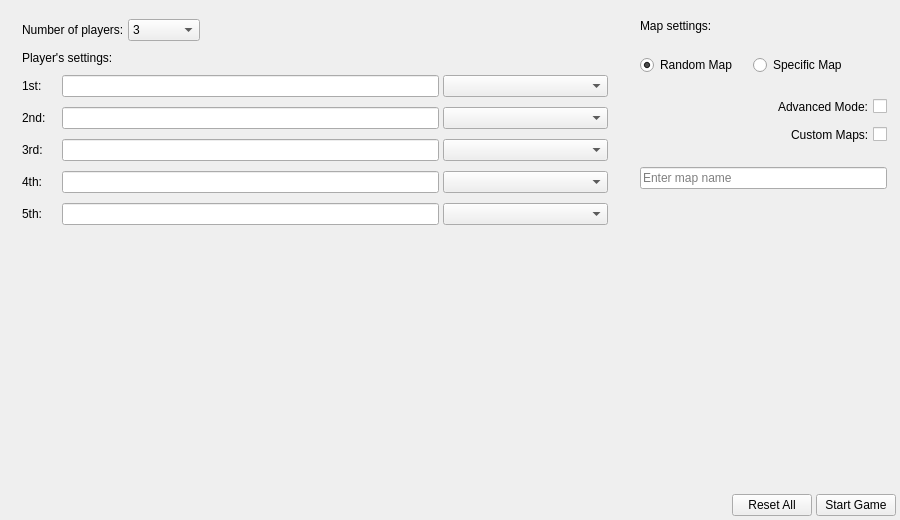
<?xml version="1.0" encoding="UTF-8"?>
<ui version="4.0">
 <class>pagePlayHotseat</class>
 <widget class="QWidget" name="pagePlayHotseat">
  <property name="geometry">
   <rect>
    <x>0</x>
    <y>0</y>
    <width>900</width>
    <height>520</height>
   </rect>
  </property>
  <property name="sizePolicy">
   <sizepolicy hsizetype="Preferred" vsizetype="Expanding">
    <horstretch>0</horstretch>
    <verstretch>0</verstretch>
   </sizepolicy>
  </property>
  <layout class="QVBoxLayout" name="pagePlayHotseatLayout" stretch="0,1,0,0">
   <property name="spacing">
    <number>6</number>
   </property>
   <property name="leftMargin">
    <number>9</number>
   </property>
   <property name="topMargin">
    <number>0</number>
   </property>
   <property name="rightMargin">
    <number>0</number>
   </property>
   <property name="bottomMargin">
    <number>0</number>
   </property>
   <item>
    <widget class="QWidget" name="titlePagePlayHotseat" native="true">
     <layout class="QVBoxLayout" name="verticalLayout_hotseatTitle">
      <property name="spacing">
       <number>0</number>
      </property>
      <property name="leftMargin">
       <number>0</number>
      </property>
      <property name="topMargin">
       <number>0</number>
      </property>
      <property name="rightMargin">
       <number>0</number>
      </property>
      <property name="bottomMargin">
       <number>0</number>
      </property>
     </layout>
    </widget>
   </item>
   <item>
    <widget class="QWidget" name="hotseatPanelsRow" native="true">
     <property name="sizePolicy">
      <sizepolicy hsizetype="Preferred" vsizetype="Fixed">
       <horstretch>0</horstretch>
       <verstretch>0</verstretch>
      </sizepolicy>
     </property>
     <layout class="QHBoxLayout" name="horizontalLayout">
      <property name="leftMargin">
       <number>0</number>
      </property>
      <property name="topMargin">
       <number>0</number>
      </property>
      <property name="rightMargin">
       <number>0</number>
      </property>
      <property name="bottomMargin">
       <number>0</number>
      </property>
      <item>
       <widget class="QWidget" name="playersSettings" native="true">
        <property name="sizePolicy">
         <sizepolicy hsizetype="Expanding" vsizetype="Fixed">
          <horstretch>0</horstretch>
          <verstretch>0</verstretch>
         </sizepolicy>
        </property>
        <layout class="QVBoxLayout" name="hotseatPlayersOuterLayout" stretch="0">
         <property name="spacing">
          <number>0</number>
         </property>
         <property name="leftMargin">
          <number>0</number>
         </property>
         <property name="topMargin">
          <number>0</number>
         </property>
         <property name="rightMargin">
          <number>0</number>
         </property>
         <property name="bottomMargin">
          <number>0</number>
         </property>
         <item>
          <widget class="QWidget" name="panelPlayersSettingsCard" native="true">
           <property name="sizePolicy">
            <sizepolicy hsizetype="Expanding" vsizetype="Fixed">
             <horstretch>0</horstretch>
             <verstretch>0</verstretch>
            </sizepolicy>
           </property>
           <property name="card" stdset="0">
            <bool>true</bool>
           </property>
           <layout class="QVBoxLayout" name="panelHotseatPlayersLayout">
            <property name="spacing">
             <number>0</number>
            </property>
            <property name="leftMargin">
             <number>4</number>
            </property>
            <property name="topMargin">
             <number>4</number>
            </property>
            <property name="rightMargin">
             <number>4</number>
            </property>
            <property name="bottomMargin">
             <number>4</number>
            </property>
            <item>
             <widget class="QWidget" name="rowHotseatNumPlayers" native="true">
              <property name="sizePolicy">
               <sizepolicy hsizetype="Preferred" vsizetype="Fixed">
                <horstretch>0</horstretch>
                <verstretch>0</verstretch>
               </sizepolicy>
              </property>
              <layout class="QHBoxLayout" name="horizontalLayout_numPlayers">
               <property name="spacing">
                <number>4</number>
               </property>
               <property name="leftMargin">
                <number>9</number>
               </property>
               <property name="topMargin">
                <number>9</number>
               </property>
               <property name="rightMargin">
                <number>9</number>
               </property>
               <property name="bottomMargin">
                <number>5</number>
               </property>
               <item>
                <widget class="QLabel" name="lblHotseatNumPlayers">
                 <property name="text">
                  <string>Number of players:</string>
                 </property>
                </widget>
               </item>
               <item>
                <widget class="QComboBox" name="cbHotseatNumPlayers">
                 <property name="sizePolicy">
                  <sizepolicy hsizetype="Fixed" vsizetype="Fixed">
                   <horstretch>0</horstretch>
                   <verstretch>0</verstretch>
                  </sizepolicy>
                 </property>
                 <property name="minimumSize">
                  <size>
                   <width>72</width>
                   <height>0</height>
                  </size>
                 </property>
                 <item>
                  <property name="text">
                   <string>3</string>
                  </property>
                 </item>
                 <item>
                  <property name="text">
                   <string>4</string>
                  </property>
                 </item>
                 <item>
                  <property name="text">
                   <string>5</string>
                  </property>
                 </item>
                </widget>
               </item>
               <item>
                <spacer name="spacerNumPlayers">
                 <property name="orientation">
                  <enum>Qt::Orientation::Horizontal</enum>
                 </property>
                 <property name="sizeHint" stdset="0">
                  <size>
                   <width>40</width>
                   <height>20</height>
                  </size>
                 </property>
                </spacer>
               </item>
              </layout>
             </widget>
            </item>
            <item>
             <widget class="QWidget" name="widget_2" native="true">
              <property name="sizePolicy">
               <sizepolicy hsizetype="Preferred" vsizetype="Fixed">
                <horstretch>0</horstretch>
                <verstretch>0</verstretch>
               </sizepolicy>
              </property>
              <layout class="QVBoxLayout" name="verticalLayout_2">
               <property name="spacing">
                <number>4</number>
               </property>
               <property name="leftMargin">
                <number>9</number>
               </property>
               <property name="topMargin">
                <number>5</number>
               </property>
               <property name="rightMargin">
                <number>9</number>
               </property>
               <property name="bottomMargin">
                <number>5</number>
               </property>
               <item>
                <widget class="QLabel" name="lblHotseatPlayerSettingsTitle">
                 <property name="text">
                  <string>Player's settings:</string>
                 </property>
                </widget>
               </item>
              </layout>
             </widget>
            </item>
            <item>
             <widget class="QWidget" name="rowHotseatPlayer1" native="true">
              <property name="sizePolicy">
               <sizepolicy hsizetype="Preferred" vsizetype="Fixed">
                <horstretch>0</horstretch>
                <verstretch>0</verstretch>
               </sizepolicy>
              </property>
              <layout class="QHBoxLayout" name="horizontalLayout_hp1">
               <property name="spacing">
                <number>4</number>
               </property>
               <property name="leftMargin">
                <number>9</number>
               </property>
               <property name="topMargin">
                <number>5</number>
               </property>
               <property name="rightMargin">
                <number>9</number>
               </property>
               <property name="bottomMargin">
                <number>5</number>
               </property>
               <item>
                <widget class="QLabel" name="lblHotseatOrd1">
                 <property name="minimumSize">
                  <size>
                   <width>36</width>
                   <height>0</height>
                  </size>
                 </property>
                 <property name="text">
                  <string>1st:</string>
                 </property>
                </widget>
               </item>
               <item>
                <widget class="QLineEdit" name="edtHotseatPlayer1">
                 <property name="minimumSize">
                  <size>
                   <width>120</width>
                   <height>0</height>
                  </size>
                 </property>
                </widget>
               </item>
               <item>
                <widget class="QComboBox" name="cbColorP1">
                 <property name="sizePolicy">
                  <sizepolicy hsizetype="Preferred" vsizetype="Fixed">
                   <horstretch>0</horstretch>
                   <verstretch>0</verstretch>
                  </sizepolicy>
                 </property>
                 <property name="minimumSize">
                  <size>
                   <width>165</width>
                   <height>0</height>
                  </size>
                 </property>
                </widget>
               </item>
              </layout>
             </widget>
            </item>
            <item>
             <widget class="QWidget" name="rowHotseatPlayer2" native="true">
              <property name="sizePolicy">
               <sizepolicy hsizetype="Preferred" vsizetype="Fixed">
                <horstretch>0</horstretch>
                <verstretch>0</verstretch>
               </sizepolicy>
              </property>
              <layout class="QHBoxLayout" name="horizontalLayout_hp2">
               <property name="spacing">
                <number>4</number>
               </property>
               <property name="leftMargin">
                <number>9</number>
               </property>
               <property name="topMargin">
                <number>5</number>
               </property>
               <property name="rightMargin">
                <number>9</number>
               </property>
               <property name="bottomMargin">
                <number>5</number>
               </property>
               <item>
                <widget class="QLabel" name="lblHotseatOrd2">
                 <property name="minimumSize">
                  <size>
                   <width>36</width>
                   <height>0</height>
                  </size>
                 </property>
                 <property name="text">
                  <string>2nd:</string>
                 </property>
                </widget>
               </item>
               <item>
                <widget class="QLineEdit" name="edtHotseatPlayer2">
                 <property name="minimumSize">
                  <size>
                   <width>120</width>
                   <height>0</height>
                  </size>
                 </property>
                </widget>
               </item>
               <item>
                <widget class="QComboBox" name="cbColorP2">
                 <property name="sizePolicy">
                  <sizepolicy hsizetype="Preferred" vsizetype="Fixed">
                   <horstretch>0</horstretch>
                   <verstretch>0</verstretch>
                  </sizepolicy>
                 </property>
                 <property name="minimumSize">
                  <size>
                   <width>165</width>
                   <height>0</height>
                  </size>
                 </property>
                </widget>
               </item>
              </layout>
             </widget>
            </item>
            <item>
             <widget class="QWidget" name="rowHotseatPlayer3" native="true">
              <property name="sizePolicy">
               <sizepolicy hsizetype="Preferred" vsizetype="Fixed">
                <horstretch>0</horstretch>
                <verstretch>0</verstretch>
               </sizepolicy>
              </property>
              <layout class="QHBoxLayout" name="horizontalLayout_hp3">
               <property name="spacing">
                <number>4</number>
               </property>
               <property name="leftMargin">
                <number>9</number>
               </property>
               <property name="topMargin">
                <number>5</number>
               </property>
               <property name="rightMargin">
                <number>9</number>
               </property>
               <property name="bottomMargin">
                <number>5</number>
               </property>
               <item>
                <widget class="QLabel" name="lblHotseatOrd3">
                 <property name="minimumSize">
                  <size>
                   <width>36</width>
                   <height>0</height>
                  </size>
                 </property>
                 <property name="text">
                  <string>3rd:</string>
                 </property>
                </widget>
               </item>
               <item>
                <widget class="QLineEdit" name="edtHotseatPlayer3">
                 <property name="minimumSize">
                  <size>
                   <width>120</width>
                   <height>0</height>
                  </size>
                 </property>
                </widget>
               </item>
               <item>
                <widget class="QComboBox" name="cbColorP3">
                 <property name="sizePolicy">
                  <sizepolicy hsizetype="Preferred" vsizetype="Fixed">
                   <horstretch>0</horstretch>
                   <verstretch>0</verstretch>
                  </sizepolicy>
                 </property>
                 <property name="minimumSize">
                  <size>
                   <width>165</width>
                   <height>0</height>
                  </size>
                 </property>
                </widget>
               </item>
              </layout>
             </widget>
            </item>
            <item>
             <widget class="QWidget" name="rowHotseatPlayer4" native="true">
              <property name="sizePolicy">
               <sizepolicy hsizetype="Preferred" vsizetype="Fixed">
                <horstretch>0</horstretch>
                <verstretch>0</verstretch>
               </sizepolicy>
              </property>
              <layout class="QHBoxLayout" name="horizontalLayout_hp4">
               <property name="spacing">
                <number>4</number>
               </property>
               <property name="leftMargin">
                <number>9</number>
               </property>
               <property name="topMargin">
                <number>5</number>
               </property>
               <property name="rightMargin">
                <number>9</number>
               </property>
               <property name="bottomMargin">
                <number>5</number>
               </property>
               <item>
                <widget class="QLabel" name="lblHotseatOrd4">
                 <property name="minimumSize">
                  <size>
                   <width>36</width>
                   <height>0</height>
                  </size>
                 </property>
                 <property name="text">
                  <string>4th:</string>
                 </property>
                </widget>
               </item>
               <item>
                <widget class="QLineEdit" name="edtHotseatPlayer4">
                 <property name="minimumSize">
                  <size>
                   <width>120</width>
                   <height>0</height>
                  </size>
                 </property>
                </widget>
               </item>
               <item>
                <widget class="QComboBox" name="cbColorP4">
                 <property name="sizePolicy">
                  <sizepolicy hsizetype="Preferred" vsizetype="Fixed">
                   <horstretch>0</horstretch>
                   <verstretch>0</verstretch>
                  </sizepolicy>
                 </property>
                 <property name="minimumSize">
                  <size>
                   <width>165</width>
                   <height>0</height>
                  </size>
                 </property>
                </widget>
               </item>
              </layout>
             </widget>
            </item>
            <item>
             <widget class="QWidget" name="rowHotseatPlayer5" native="true">
              <property name="sizePolicy">
               <sizepolicy hsizetype="Preferred" vsizetype="Fixed">
                <horstretch>0</horstretch>
                <verstretch>0</verstretch>
               </sizepolicy>
              </property>
              <layout class="QHBoxLayout" name="horizontalLayout_hp5">
               <property name="spacing">
                <number>4</number>
               </property>
               <property name="leftMargin">
                <number>9</number>
               </property>
               <property name="topMargin">
                <number>5</number>
               </property>
               <property name="rightMargin">
                <number>9</number>
               </property>
               <property name="bottomMargin">
                <number>5</number>
               </property>
               <item>
                <widget class="QLabel" name="lblHotseatOrd5">
                 <property name="minimumSize">
                  <size>
                   <width>36</width>
                   <height>0</height>
                  </size>
                 </property>
                 <property name="text">
                  <string>5th:</string>
                 </property>
                </widget>
               </item>
               <item>
                <widget class="QLineEdit" name="edtHotseatPlayer5">
                 <property name="minimumSize">
                  <size>
                   <width>120</width>
                   <height>0</height>
                  </size>
                 </property>
                </widget>
               </item>
               <item>
                <widget class="QComboBox" name="cbColorP5">
                 <property name="sizePolicy">
                  <sizepolicy hsizetype="Preferred" vsizetype="Fixed">
                   <horstretch>0</horstretch>
                   <verstretch>0</verstretch>
                  </sizepolicy>
                 </property>
                 <property name="minimumSize">
                  <size>
                   <width>165</width>
                   <height>0</height>
                  </size>
                 </property>
                </widget>
               </item>
              </layout>
             </widget>
            </item>
           </layout>
          </widget>
         </item>
        </layout>
       </widget>
      </item>
      <item>
       <widget class="QWidget" name="mapSettings" native="true">
        <property name="sizePolicy">
         <sizepolicy hsizetype="Fixed" vsizetype="Ignored">
          <horstretch>0</horstretch>
          <verstretch>0</verstretch>
         </sizepolicy>
        </property>
        <layout class="QVBoxLayout" name="hotseatMapOuterLayout" stretch="0">
         <property name="spacing">
          <number>0</number>
         </property>
         <property name="leftMargin">
          <number>0</number>
         </property>
         <property name="topMargin">
          <number>0</number>
         </property>
         <property name="rightMargin">
          <number>0</number>
         </property>
         <property name="bottomMargin">
          <number>0</number>
         </property>
         <item>
          <widget class="QWidget" name="panelMapSettingsCard" native="true">
           <property name="sizePolicy">
            <sizepolicy hsizetype="Fixed" vsizetype="Ignored">
             <horstretch>0</horstretch>
             <verstretch>0</verstretch>
            </sizepolicy>
           </property>
           <property name="card" stdset="0">
            <bool>true</bool>
           </property>
           <layout class="QVBoxLayout" name="panelHotseatMapLayout">
            <property name="spacing">
             <number>14</number>
            </property>
            <property name="leftMargin">
             <number>4</number>
            </property>
            <property name="topMargin">
             <number>4</number>
            </property>
            <property name="rightMargin">
             <number>4</number>
            </property>
            <property name="bottomMargin">
             <number>4</number>
            </property>
            <item>
             <widget class="QWidget" name="widget" native="true">
              <property name="sizePolicy">
               <sizepolicy hsizetype="Preferred" vsizetype="Fixed">
                <horstretch>0</horstretch>
                <verstretch>0</verstretch>
               </sizepolicy>
              </property>
              <layout class="QVBoxLayout" name="verticalLayout">
               <property name="spacing">
                <number>4</number>
               </property>
               <property name="leftMargin">
                <number>9</number>
               </property>
               <property name="topMargin">
                <number>9</number>
               </property>
               <property name="rightMargin">
                <number>9</number>
               </property>
               <property name="bottomMargin">
                <number>4</number>
               </property>
               <item>
                <widget class="QLabel" name="lblHotseatMapSettingsTitle">
                 <property name="text">
                  <string>Map settings:</string>
                 </property>
                </widget>
               </item>
              </layout>
             </widget>
            </item>
            <item>
             <widget class="QWidget" name="rowHotseatMapMode" native="true">
              <property name="sizePolicy">
               <sizepolicy hsizetype="Preferred" vsizetype="Fixed">
                <horstretch>0</horstretch>
                <verstretch>0</verstretch>
               </sizepolicy>
              </property>
              <layout class="QHBoxLayout" name="horizontalLayout_mapMode">
               <property name="spacing">
                <number>16</number>
               </property>
               <property name="leftMargin">
                <number>9</number>
               </property>
               <property name="topMargin">
                <number>4</number>
               </property>
               <property name="rightMargin">
                <number>9</number>
               </property>
               <property name="bottomMargin">
                <number>4</number>
               </property>
               <item>
                <widget class="QRadioButton" name="rbHotseatRandomMap">
                 <property name="text">
                  <string>Random Map</string>
                 </property>
                 <property name="checked">
                  <bool>true</bool>
                 </property>
                </widget>
               </item>
               <item>
                <widget class="QRadioButton" name="rbHotseatSpecificMap">
                 <property name="text">
                  <string>Specific Map</string>
                 </property>
                </widget>
               </item>
               <item>
                <spacer name="spacerMapMode">
                 <property name="orientation">
                  <enum>Qt::Orientation::Horizontal</enum>
                 </property>
                 <property name="sizeHint" stdset="0">
                  <size>
                   <width>40</width>
                   <height>20</height>
                  </size>
                 </property>
                </spacer>
               </item>
              </layout>
             </widget>
            </item>
            <item>
             <widget class="QWidget" name="panelHotseatRandomMapOptions" native="true">
              <property name="sizePolicy">
               <sizepolicy hsizetype="Preferred" vsizetype="Fixed">
                <horstretch>0</horstretch>
                <verstretch>0</verstretch>
               </sizepolicy>
              </property>
              <layout class="QVBoxLayout" name="verticalLayout_randomOpts">
               <property name="spacing">
                <number>0</number>
               </property>
               <property name="leftMargin">
                <number>0</number>
               </property>
               <property name="topMargin">
                <number>0</number>
               </property>
               <property name="rightMargin">
                <number>0</number>
               </property>
               <property name="bottomMargin">
                <number>0</number>
               </property>
               <item>
                <widget class="QWidget" name="rowHotseatAdvMode" native="true">
                 <property name="sizePolicy">
                  <sizepolicy hsizetype="Preferred" vsizetype="Fixed">
                   <horstretch>0</horstretch>
                   <verstretch>0</verstretch>
                  </sizepolicy>
                 </property>
                 <layout class="QHBoxLayout" name="horizontalLayout_adv">
                  <property name="spacing">
                   <number>4</number>
                  </property>
                  <property name="leftMargin">
                   <number>9</number>
                  </property>
                  <property name="topMargin">
                   <number>4</number>
                  </property>
                  <property name="rightMargin">
                   <number>9</number>
                  </property>
                  <property name="bottomMargin">
                   <number>4</number>
                  </property>
                  <item>
                   <spacer name="spacerAdv">
                    <property name="orientation">
                     <enum>Qt::Orientation::Horizontal</enum>
                    </property>
                    <property name="sizeHint" stdset="0">
                     <size>
                      <width>40</width>
                      <height>20</height>
                     </size>
                    </property>
                   </spacer>
                  </item>
                  <item>
                   <widget class="QLabel" name="lblHotseatAdvancedMode">
                    <property name="text">
                     <string>Advanced Mode:</string>
                    </property>
                   </widget>
                  </item>
                  <item>
                   <widget class="QCheckBox" name="cbHotseatAdvancedMode">
                    <property name="text">
                     <string/>
                    </property>
                   </widget>
                  </item>
                 </layout>
                </widget>
               </item>
               <item>
                <widget class="QWidget" name="rowHotseatCustomMaps" native="true">
                 <property name="sizePolicy">
                  <sizepolicy hsizetype="Preferred" vsizetype="Fixed">
                   <horstretch>0</horstretch>
                   <verstretch>0</verstretch>
                  </sizepolicy>
                 </property>
                 <layout class="QHBoxLayout" name="horizontalLayout_custom">
                  <property name="spacing">
                   <number>4</number>
                  </property>
                  <property name="leftMargin">
                   <number>9</number>
                  </property>
                  <property name="topMargin">
                   <number>4</number>
                  </property>
                  <property name="rightMargin">
                   <number>9</number>
                  </property>
                  <property name="bottomMargin">
                   <number>4</number>
                  </property>
                  <item>
                   <spacer name="spacerCustom">
                    <property name="orientation">
                     <enum>Qt::Orientation::Horizontal</enum>
                    </property>
                    <property name="sizeHint" stdset="0">
                     <size>
                      <width>40</width>
                      <height>20</height>
                     </size>
                    </property>
                   </spacer>
                  </item>
                  <item>
                   <widget class="QLabel" name="lblHotseatIncludeCustomMaps">
                    <property name="text">
                     <string>Custom Maps:</string>
                    </property>
                   </widget>
                  </item>
                  <item>
                   <widget class="QCheckBox" name="cbHotseatIncludeCustomMaps">
                    <property name="text">
                     <string/>
                    </property>
                   </widget>
                  </item>
                 </layout>
                </widget>
               </item>
              </layout>
             </widget>
            </item>
            <item>
             <widget class="QWidget" name="panelHotseatSpecificMapOptions" native="true">
              <property name="sizePolicy">
               <sizepolicy hsizetype="Preferred" vsizetype="Fixed">
                <horstretch>0</horstretch>
                <verstretch>0</verstretch>
               </sizepolicy>
              </property>
              <property name="visible">
               <bool>false</bool>
              </property>
              <layout class="QHBoxLayout" name="horizontalLayout_specificMap">
               <property name="spacing">
                <number>4</number>
               </property>
               <property name="leftMargin">
                <number>9</number>
               </property>
               <property name="topMargin">
                <number>4</number>
               </property>
               <property name="rightMargin">
                <number>9</number>
               </property>
               <property name="bottomMargin">
                <number>4</number>
               </property>
               <item>
                <widget class="QLineEdit" name="edtHotseatSpecificMapName">
                 <property name="placeholderText">
                  <string>Enter map name</string>
                 </property>
                </widget>
               </item>
              </layout>
             </widget>
            </item>
            <item>
             <spacer name="verticalSpacer_2">
              <property name="orientation">
               <enum>Qt::Orientation::Vertical</enum>
              </property>
              <property name="sizeHint" stdset="0">
               <size>
                <width>20</width>
                <height>40</height>
               </size>
              </property>
             </spacer>
            </item>
           </layout>
          </widget>
         </item>
        </layout>
       </widget>
      </item>
     </layout>
    </widget>
   </item>
   <item>
    <spacer name="verticalSpacer">
     <property name="orientation">
      <enum>Qt::Orientation::Vertical</enum>
     </property>
     <property name="sizeHint" stdset="0">
      <size>
       <width>20</width>
       <height>40</height>
      </size>
     </property>
    </spacer>
   </item>
   <item>
    <widget class="QWidget" name="rowHotseatButtons" native="true">
     <layout class="QHBoxLayout" name="horizontalLayout_hotseatButtons">
      <property name="spacing">
       <number>4</number>
      </property>
      <property name="leftMargin">
       <number>4</number>
      </property>
      <property name="topMargin">
       <number>4</number>
      </property>
      <property name="rightMargin">
       <number>4</number>
      </property>
      <property name="bottomMargin">
       <number>4</number>
      </property>
      <item>
       <spacer name="hotseatButtonsSpacer">
        <property name="orientation">
         <enum>Qt::Orientation::Horizontal</enum>
        </property>
        <property name="sizeHint" stdset="0">
         <size>
          <width>40</width>
          <height>20</height>
         </size>
        </property>
       </spacer>
      </item>
      <item>
       <widget class="QPushButton" name="btnHotseatResetAll">
        <property name="text">
         <string>Reset All</string>
        </property>
       </widget>
      </item>
      <item>
       <widget class="QPushButton" name="btnHotseatStartGame">
        <property name="text">
         <string>Start Game</string>
        </property>
        <property name="primary" stdset="0">
         <bool>true</bool>
        </property>
       </widget>
      </item>
     </layout>
    </widget>
   </item>
  </layout>
 </widget>
 <resources/>
 <connections/>
</ui>
